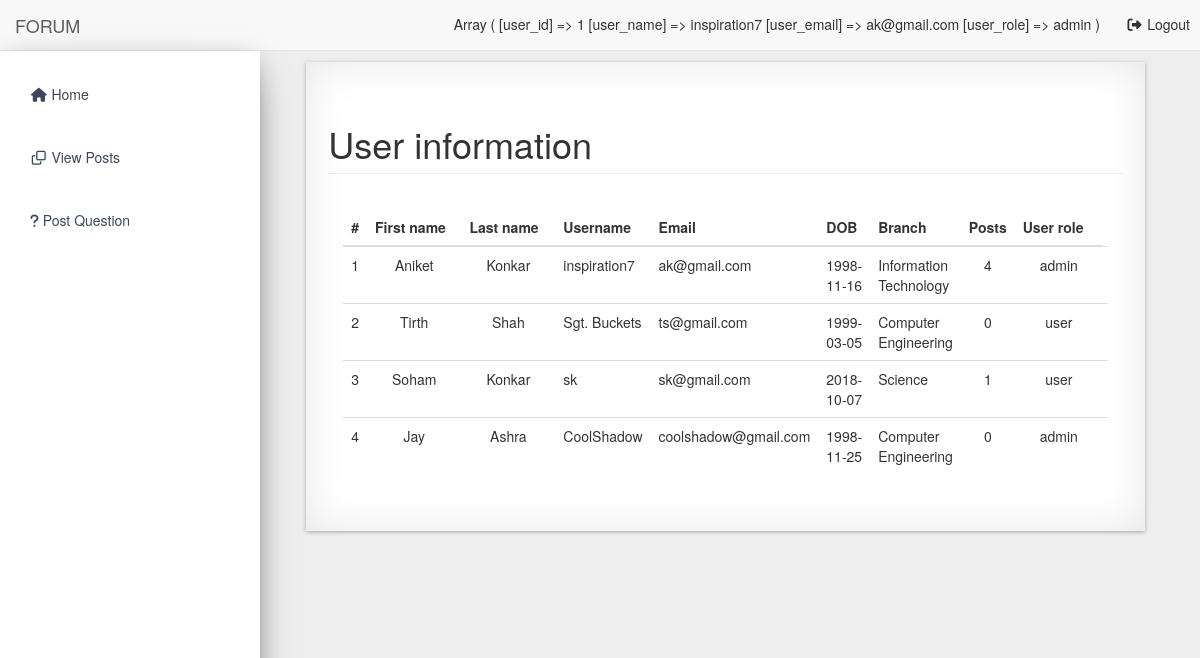
Before: /admin/users.php (signed in) with the older database file.
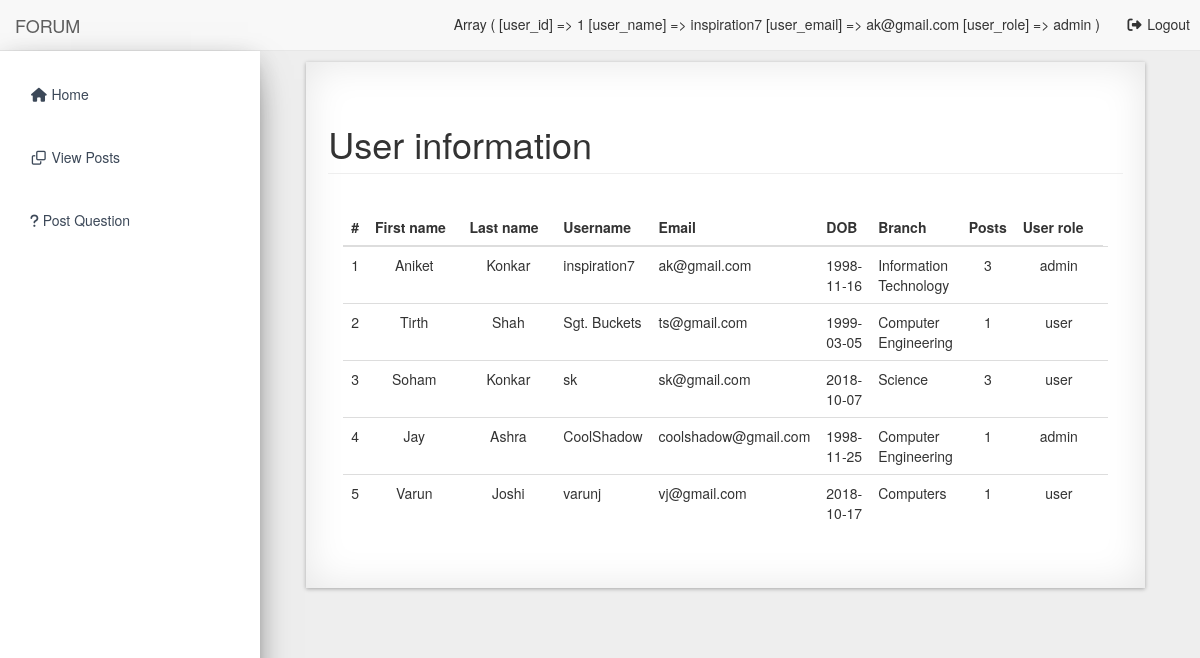
After: the same page with the newer database file.
### tables this page shows
CREATE TABLE `users` (
  `user_id` int(11) NOT NULL,
  `first_name` varchar(255) NOT NULL,
  `last_name` varchar(255) NOT NULL,
  `user_name` varchar(255) NOT NULL,
  `user_password` varchar(255) NOT NULL,
  `user_email` varchar(255) NOT NULL,
  `user_dob` date NOT NULL,
  `user_branch` varchar(255) NOT NULL,
  `user_posts` int(11) NOT NULL,
  `user_role` varchar(255) NOT NULL,
  `user_profile_img` text NOT NULL,
  `user_created_at` datetime NOT NULL,
  `is_deleted` bit(1) NOT NULL DEFAULT b'0',
  `deleted_by` int(11) NOT NULL,
  `deleted_at` datetime NOT NULL
);

### classes/Database.php (called while the page is built, shortened)
<?php
    class Database {
        private $servername;
        private $username;
        private $password;
        private $database;
        private $connection;
        public function __construct() {
            $this->servername = "localhost";
            $this->username = "aniket";
            $this->password = "aniket";
            $this->database = "forumdb";
        }
        public function connectDB() {
            $this->connection = new mysqli($this->servername, $this->username, $this->password, $this->database);
        }
        public function getConnection() {
            return $this->connection;
        }
    }
    $database = new Database();
?>

### classes/Users.php (called while the page is built, shortened)
<?php
	require_once("Database.php");
	class Users {
		private $connection;
		public function __construct() {
			global $database;
			$this->connection = $database->getConnection();
		}
		public function getAllUsers() {
			$sql = "SELECT * FROM users WHERE is_deleted = 0";
			$result_set = $this->connection->query($sql);
			return $result_set;
		}
	}
?>

### admin/users.php (the view, shortened to what this page needs)
<!DOCTYPE html>
<html lang="en">
    <?php
        require_once("../ui-elements/header.php");
        require_once("../classes/Users.php");
    ?>
    <body>
        <div id="wrapper">
            <?php
                require_once("../ui-elements/navigation.php");
            ?>
            <div id="page-wrapper">
                <div class="container-fluid container-fluid-mine effect8 padding-mine">
                    <div class="row">
                        <div class="col-lg-12">
                            <h1 class="page-header">User information</h1>
                        </div>
                    </div>
                    <div class="panel-body">
                        <div class="table-responsive">
                            <table class="table table-hover" id="users-table">
                                <thead>
                                    <tr>
                                        <th>#</th>
                                        <th>First name</th>
                                        <th>Last name</th>
                                        <th>Username</th>
                                        <th>Email</th>
                                        <th>DOB</th>
                                        <th>Branch</th>
                                        <th>Posts</th>
                                        <th>User role</th>
                                    </tr>
                                </thead>
                                <tbody class="hover-mine">
                                    <?php
                                        $sr_no = 1;
                                        $users = new Users();
                                        $result_set = $users->getAllUsers();
                                        while($row = mysqli_fetch_assoc($result_set)){
                                            extract($row);
                                    ?>
                                            <tr>
                                                <td><?php echo $sr_no; ?></td>
                                                <td style="text-align: center; padding-left: 25px; padding-right: 25px;"><?php echo $first_name; ?></td>
                                                <td style="text-align: center; padding-left: 25px; padding-right: 25px;"><?php echo $last_name; ?></td>
                                                <td><?php echo $user_name; ?></td>
                                                <td><?php echo $user_email; ?></td>
                                                <td><?php echo $user_dob; ?></td>
                                                <td><?php echo $user_branch; ?></td>
                                                <td style="text-align: center;"><?php echo $user_posts; ?></td>
                                                <td style="text-align: center; padding-left: 25px; padding-right: 25px;"><?php echo $user_role; ?></td>
                                                <td><a class='btn btn-outline btn-danger' onclick='deleteUserClicked(event, <?php echo $user_id; ?>, this);'><span class='fa fa-trash'></span> Delete</a></td>
                                            </tr>
                                    <?php
                                            $sr_no++;
                                        }
                                    ?>
                                </tbody>
                            </table>
                        </div>
                </div>
            </div>
        </div>

### ui-elements/header.php (shortened to what this page needs)
<head>
    <link href="../node_modules/bootstrap/dist/css/bootstrap.min.css" rel="stylesheet">
    <link href="../node_modules/font-awesome/css/font-awesome.min.css" rel="stylesheet" type="text/css">
    <link rel="stylesheet" href="../node_modules/toastr/build/toastr.min.css">
    <link rel="stylesheet" href="../node_modules/sweetalert2/dist/sweetalert2.min.css">
    <link href="../assets/dist/css/sb-admin-2.css" rel="stylesheet">
    <link rel="stylesheet" type="text/css" href="../assets/css/myStyles.css">
</head>

### ui-elements/navigation.php (shortened to what this page needs)
<nav class="navbar navbar-default navbar-fixed-top" role="navigation" style="margin-bottom: 0;">
            <div class="navbar-header">
                <?php
                    if($_SESSION['user_role'] === "admin") {
                        echo '<a class="navbar-brand" href="http://localhost/forum/admin/index.php">FORUM</a>';
                    } else {
                        echo '<a class="navbar-brand" href="http://localhost/forum/index.php">FORUM</a>';
                    }
                ?>
            </div>
            <ul class="nav navbar-top-links navbar-right">
                    <?php
                        print_r($_SESSION);
                    ?>
                    <button style="background: none; color: inherit; border: none; padding: 0; font: inherit; outline: inherit; padding-left: 22px; margin-top:14px; margin-right: 10px;" onclick="logoutButtonClicked(event);">
                    <i class="fa fa-sign-out fa-fw"></i> Logout</button>
            </ul>
            <div class="navbar-default sidebar sidebar-mine background-white-mine" role="navigation">
                <div class="sidebar-nav navbar-collapse">
                    <ul class="nav" id="side-menu">
                        <li class="sidebar-search nav-link-margin">
                        </li>
                        <li class="nav-link-margin">
                            <?php
                                $path = "";
                                if($_SESSION['user_role'] === "admin") {
                                    $path = "http://localhost/forum/admin/index.php";
                                } else {
                                    $path = "http://localhost/forum/index.php";
                                }
                            ?>
                            <a href="<?php echo $path; ?>"><i class="fa fa-home fa-fw"></i> Home</a>
                        </li>
                        <li class="nav-link-margin">
                            <a href="http://localhost/forum/posts/view-all-posts.php"><i class="fa fa-clone fa-fw"></i> View Posts</a>
                        </li>
                        <li class="nav-link-margin">
                            <a href="http://localhost/forum/posts/add-post.php"><span class="fa fa-question"></span> Post Question</a>
                        </li>
                    </ul>
                </div>
            </div>
        </nav>

### assets/css/myStyles.css (style rules this page uses)
.background-white-mine { background: #fff; }
div#page-wrapper>div.container-fluid-mine { margin: 25px; margin-top: 7%; background: #fff!important; }
.padding-mine { padding: 2.5%; }
.sidebar ul li { padding: 5px 0px!important; border:0px!important; font-size:15px!important; }
li.nav-link-margin { margin: 5px 15px; margin-top:0px; margin-bottom: 3px; }
li.nav-link-margin>a { margin: 0; line-height: 30px; font-size: 14px; position: relative; display: block; height: auto; white-space: nowrap; }
li>a { color:#3C4858!important; }
.sidebar-mine { position: fixed; top: 0; bottom: 0; left: 0; z-index: 2; height: 100vh; width: 260px; background: #fff; box-shadow: 0 16px 38px -12px rgba(0, 0, 0, 0.56), 0 4px 25px 0px rgba(0, 0, 0, 0.12), 0 8px 10px -5px rgba(0, 0, 0, 0.2); }
.effect8 { position:relative; -webkit-box-shadow:0 1px 4px rgba(0, 0, 0, 0.3), 0 0 40px rgba(0, 0, 0, 0.1) inset; -moz-box-shadow:0 1px 4px rgba(0, 0, 0, 0.3), 0 0 40px rgba(0, 0, 0, 0.1) inset; box-shadow:0 1px 4px rgba(0, 0, 0, 0.3), 0 0 40px rgba(0, 0, 0, 0.1) inset; }
.effect8:before, .effect8:after { content:""; position:absolute; z-index:-1; -webkit-box-shadow:0 0 20px rgba(0,0,0,0.8); -moz-box-shadow:0 0 20px rgba(0,0,0,0.8); box-shadow:0 0 20px rgba(0,0,0,0.8); top:10px; bottom:10px; left:0; right:0; -moz-border-radius:100px / 10px; border-radius:100px / 10px; }
.effect8:after { right:10px; left:auto; -webkit-transform:skew(8deg) rotate(3deg); -moz-transform:skew(8deg) rotate(3deg); -ms-transform:skew(8deg) rotate(3deg); -o-transform:skew(8deg) rotate(3deg); transform:skew(8deg) rotate(3deg); }

Changed rows visible on the page:
changed users "Aniket": user_posts "4" → "3"
changed users "Tirth": user_posts "0" → "1"
changed users "Soham": user_posts "1" → "3"
changed users "Jay": user_posts "0" → "1"
added users: first_name "Varun", last_name "Joshi", user_name "varunj", user_email "vj@gmail.com", user_dob "2018-10-17", user_branch "Computers", user_posts "1", user_role "user"
